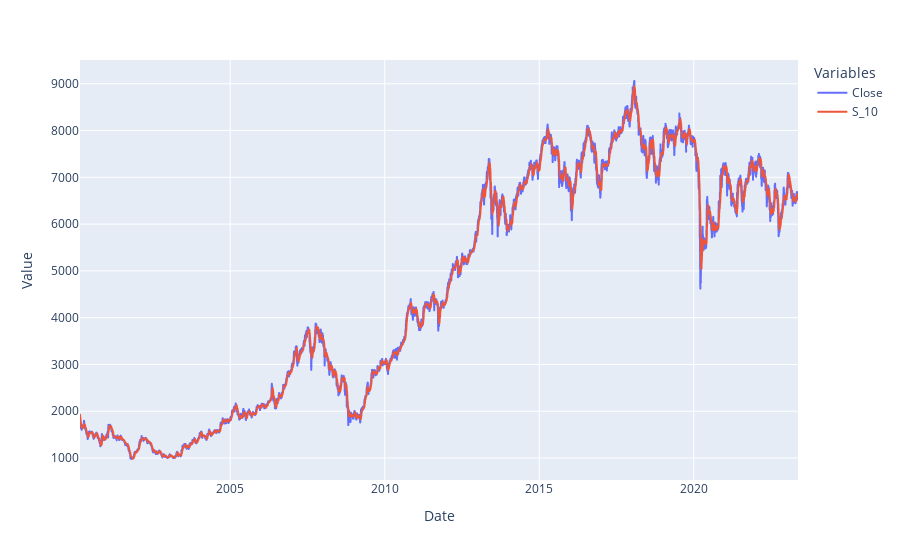

Source (notebook cell):
### Code cell
df.plot(y=['Close', 'S_' + str(timeperiod.value)], labels={'value':'Value', 'index':'Date', 'variable':'Variables'}) # Plot the close price and the rolling mean

### Figure 1 — Plotly figure (JSON) as saved in the notebook; plotly's stock layout.template omitted (floating-point values rounded to 4 significant figures; data arrays with more than 128 entries replaced by an {"elided": "..."} marker saying what was removed)
{"data": [{"hovertemplate": "Variables=Close<br>Date=%{x}<br>Value=%{y}<extra></extra>", "legendgroup": "Close", "line": {"color": "#636efa", "dash": "solid"}, "marker": {"symbol": "circle"}, "mode": "lines", "name": "Close", "showlegend": true, "type": "scattergl", "x": {"elided": "5766 str values"}, "xaxis": "x", "y": {"elided": "5766 float values"}, "yaxis": "y"}, {"hovertemplate": "Variables=S_10<br>Date=%{x}<br>Value=%{y}<extra></extra>", "legendgroup": "S_10", "line": {"color": "#EF553B", "dash": "solid"}, "marker": {"symbol": "circle"}, "mode": "lines", "name": "S_10", "showlegend": true, "type": "scattergl", "x": {"elided": "5766 str values"}, "xaxis": "x", "y": {"elided": "5766 float values"}, "yaxis": "y"}], "layout": {"legend": {"title": {"text": "Variables"}, "tracegroupgap": 0}, "margin": {"t": 60}, "xaxis": {"anchor": "y", "domain": [0, 1], "title": {"text": "Date"}}, "yaxis": {"anchor": "x", "domain": [0, 1], "title": {"text": "Value"}}}}
